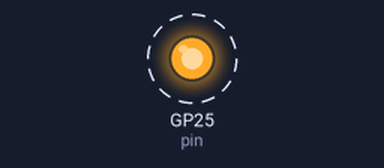
Bench run of a program on a simulated Raspberry Pi Pico running MicroPython. Parts: output pins drawn as LEDs (lit = HIGH). Dashed ring = blinking. What the program prints to the serial console is not drawn.

Above: at 0.5 s.
Timing chart, 0 to 4.6 s (numbered marks = the images above):
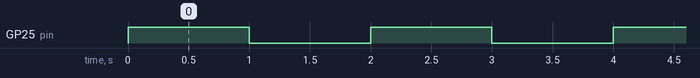

Measured:
- by itself, GP25 (pin): alternates HIGH for 1.0 s and LOW for 1.0 s

The program:

blink.py
```python
from machine import Pin
from utime import sleep

pin = Pin(25, Pin.OUT)

print("LED starts flashing...")
while True:
    try:
        pin.toggle()
        sleep(1) # sleep 1sec
    except KeyboardInterrupt:
        break
pin.off()
print("Finished.")
```
